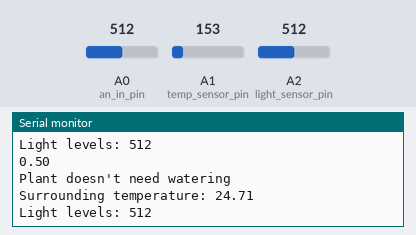
A sketch run on a simulated Arduino Uno, built with avr-gcc and run on an emulated ATmega328P. Parts: the last lines printed to the serial monitor. Inputs (shaded band) come from the test bench; at power-on: A2 (light_sensor_pin) = 512, A0 (an_in_pin) = 512, A1 (temp_sensor_pin) = 153.

Above: at 4.4 s.
4.5 s: A2 (light_sensor_pin) set to 985
At 5.8 s:
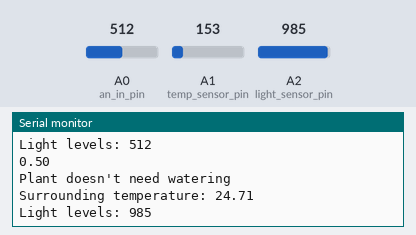
6.0 s: A2 (light_sensor_pin) set to 1012
At 7.0 s:
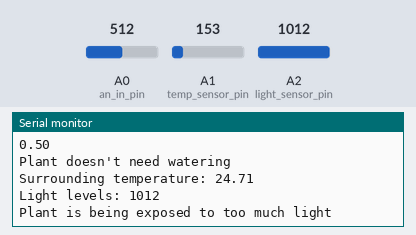
Timing chart, 0 to 9.0 s (numbered marks = the images above; inputs shaded):
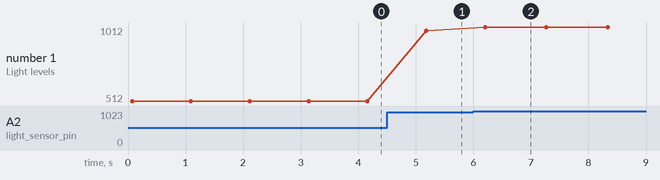

The sketch:

PlantMonitor.ino
```cpp
const int an_in_pin = A0;
float moist_val_an = 0;

float max_wet = 0.20; // 0.17 is all water, so have slightly higher value
float max_dry = 0.80; // 1 is dry as bones so have slightly less than this value

const int temp_sensor_pin = A1;
float temperature = 0.00;

const int light_sensor_pin = A2;
int light_value = 0;
int max_light = 1000; // 1023 is highest but we want to be aware before that
int min_light = 0;

void setup() {
  Serial.begin(9600);

}

void loop() {
    // get moisture levels
    moist_val_an = get_moisture_levels();

    Serial.println(moist_val_an);

    if (moist_val_an >= max_dry){
      Serial.println("Plant needs more water");
    }
    if (moist_val_an <= max_wet){
      Serial.println("Plant has been over watered");
    }
    if (moist_val_an > max_wet && moist_val_an < max_dry) {
      Serial.println("Plant doesn't need watering");
    }

  // Get surrounding temperature
  temperature = get_temp();

  Serial.print("Surrounding temperature: ");
  Serial.println(temperature);

  // Get light levels
  light_value = get_light();

  Serial.print("Light levels: ");
  Serial.println(light_value);

  if (light_value >= max_light) {
    Serial.println("Plant is being exposed to too much light");
  }
  if (light_value <= min_light) {
    Serial.println("Plant does not have enough light");
  }


  delay(1000);
}

float get_moisture_levels() {
   /*
   * Get value from analogue in, do some maths so the value is between 0-1 value
   * 1 = dry, 0 = all wet
   * Rarely gets to 0 though, so 0.17 is going to be used as wet
   */
  float an_value = float(analogRead(an_in_pin))/1023.0;
  return an_value;
}

float get_temp() {
  /*
   * Get value from temp sensor, then
   */
  float sensor_value = float(analogRead(temp_sensor_pin));
  float voltage = (sensor_value/1024.0) *5.0;

  // convert voltage to degrees
  float temp = (voltage - 0.5) * 100;

  return temp;
}

int get_light() {
  int sensor_value = analogRead(light_sensor_pin);

  return sensor_value;
}
```

Measured:
- the behaviour switches between 999 and 1000 on A2 (light_sensor_pin) (found by bisection; images 1 and 2)
- after the input at 4.5 s, the serial monitor: prints a new line after 0.68 s (image 1)
- after the input at 6.0 s, the serial monitor: prints a new line after 0.20 s (image 2)
- plotted number 1: 512 → 985 after the input at 4.5 s, 985 → 1012 after the input at 6.0 s
